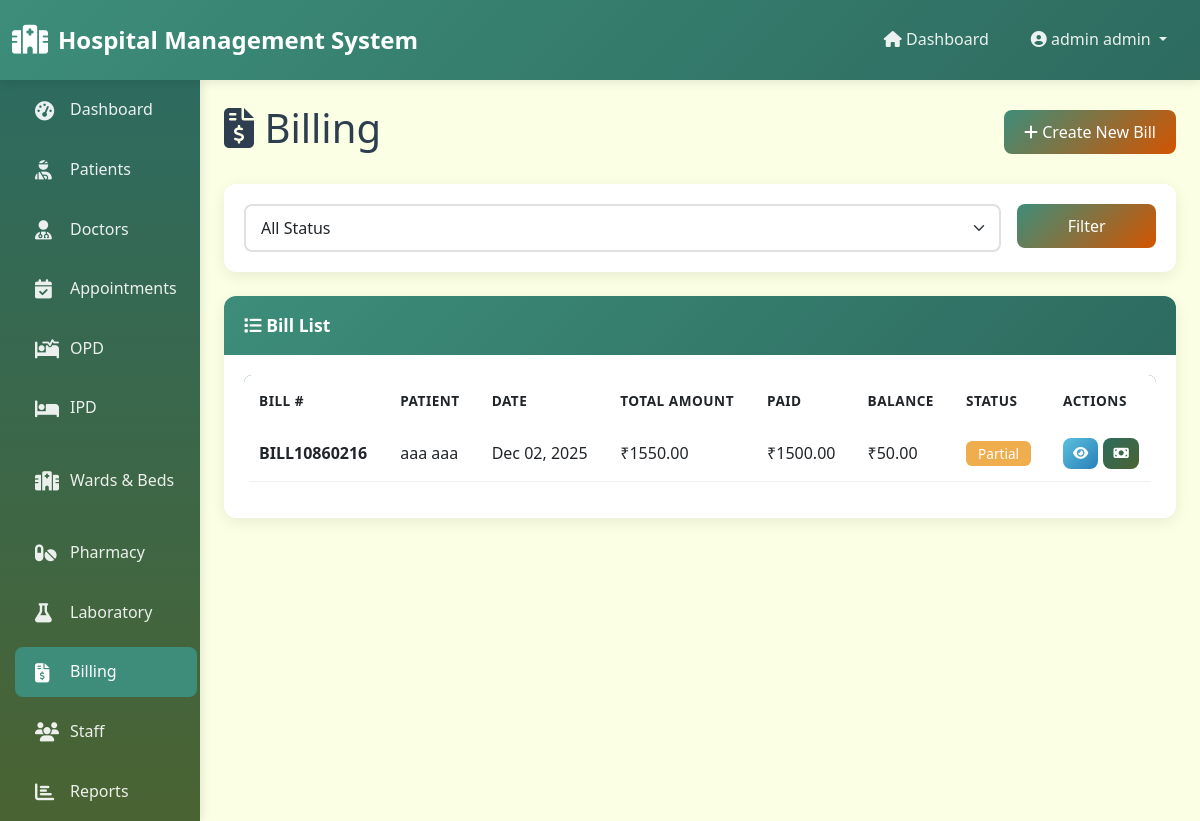
/billing/ (signed in), run on the app's committed database.
### core/models.py (models this page shows, shortened)
class Bill(models.Model):
    STATUS_CHOICES = [
        ('unpaid', 'Unpaid'),
        ('paid', 'Paid'),
        ('partial', 'Partial'),
    ]
    PAYMENT_METHOD_CHOICES = [
        ('cash', 'Cash'),
        ('card', 'Card'),
        ('upi', 'UPI'),
        ('insurance', 'Insurance'),
    ]
    bill_number = models.CharField(max_length=20, unique=True)
    patient = models.ForeignKey(Patient, on_delete=models.CASCADE)
    opd_record = models.ForeignKey(OPDRecord, on_delete=models.SET_NULL, null=True, blank=True)
    ipd_record = models.ForeignKey(IPDRecord, on_delete=models.SET_NULL, null=True, blank=True)
    consultation_fee = models.DecimalField(max_digits=10, decimal_places=2, default=0)
    room_charges = models.DecimalField(max_digits=10, decimal_places=2, default=0)
    medicine_charges = models.DecimalField(max_digits=10, decimal_places=2, default=0)
    lab_charges = models.DecimalField(max_digits=10, decimal_places=2, default=0)
    other_charges = models.DecimalField(max_digits=10, decimal_places=2, default=0)
    subtotal = models.DecimalField(max_digits=10, decimal_places=2, default=0)
    discount = models.DecimalField(max_digits=10, decimal_places=2, default=0)
    tax = models.DecimalField(max_digits=10, decimal_places=2, default=0)
    total_amount = models.DecimalField(max_digits=10, decimal_places=2, default=0)
    amount_paid = models.DecimalField(max_digits=10, decimal_places=2, default=0)
    balance = models.DecimalField(max_digits=10, decimal_places=2, default=0)
    status = models.CharField(max_length=20, choices=STATUS_CHOICES, default='unpaid')
    payment_method = models.CharField(max_length=20, choices=PAYMENT_METHOD_CHOICES, blank=True)
    created_by = models.ForeignKey(User, on_delete=models.SET_NULL, null=True)
    created_at = models.DateTimeField(auto_now_add=True)
    updated_at = models.DateTimeField(auto_now=True)

class Patient(models.Model):
    GENDER_CHOICES = [
        ('M', 'Male'),
        ('F', 'Female'),
        ('O', 'Other'),
    ]
    BLOOD_GROUP_CHOICES = [
        ('A+', 'A+'), ('A-', 'A-'),
        ('B+', 'B+'), ('B-', 'B-'),
        ('AB+', 'AB+'), ('AB-', 'AB-'),
        ('O+', 'O+'), ('O-', 'O-'),
    ]
    user = models.OneToOneField(User, on_delete=models.CASCADE, related_name='patient_profile', null=True, blank=True)
    patient_id = models.CharField(max_length=20, unique=True)
    first_name = models.CharField(max_length=100)
    last_name = models.CharField(max_length=100)
    gender = models.CharField(max_length=1, choices=GENDER_CHOICES)
    date_of_birth = models.DateField()
    blood_group = models.CharField(max_length=3, choices=BLOOD_GROUP_CHOICES)
    phone = models.CharField(max_length=15)
    email = models.EmailField(blank=True)
    address = models.TextField()
    emergency_contact = models.CharField(max_length=15)
    emergency_contact_name = models.CharField(max_length=100)
    medical_history = models.TextField(blank=True)
    allergies = models.TextField(blank=True)
    registered_date = models.DateTimeField(auto_now_add=True)
    updated_at = models.DateTimeField(auto_now=True)
    def get_full_name(self):
        return f"{self.first_name} {self.last_name}"

### core/views.py (the view)
# urls.py: path('billing/', views.bill_list, name='bill_list'),
@login_required
@admin_required
def bill_list(request):
    bills = Bill.objects.select_related('patient').all().order_by('-created_at')
    status_filter = request.GET.get('status', '')
    if status_filter:
        bills = bills.filter(status=status_filter)
    context = {
        'bills': bills,
        'status_filter': status_filter
    }
    return render(request, 'billing/bill_list.html', context)

### templates/billing/bill_list.html (shortened to what this page needs)
{% extends 'base.html' %}
{% load static %}
{% block content %}
<div class="fade-in">
    <div class="d-flex justify-content-between align-items-center mb-4">
        <h1><i class="fas fa-file-invoice-dollar"></i> Billing</h1>
        <a href="{% url 'bill_add' %}" class="btn btn-primary">
            <i class="fas fa-plus"></i> Create New Bill
        </a>
    </div>
    <div class="card mb-4">
        <div class="card-body">
            <form method="get" class="row g-3">
                <div class="col-md-10">
                    <select class="form-select" name="status">
                        <option value="">All Status</option>
                    </select>
                </div>
                <div class="col-md-2">
                    <button type="submit" class="btn btn-primary w-100">Filter</button>
                </div>
            </form>
        </div>
    </div>
    <div class="card">
        <div class="card-header">
            <i class="fas fa-list"></i> Bill List
        </div>
        <div class="card-body">
            {% if bills %}
            <div class="table-responsive">
                <table class="table table-hover">
                    <thead>
                        <tr>
                            <th>Bill #</th>
                            <th>Patient</th>
                            <th>Date</th>
                            <th>Total Amount</th>
                            <th>Paid</th>
                            <th>Balance</th>
                            <th>Status</th>
                            <th>Actions</th>
                        </tr>
                    </thead>
                    <tbody>
                        {% for bill in bills %}
                        <tr>
                            <td><strong>{{ bill.bill_number }}</strong></td>
                            <td>{{ bill.patient.get_full_name }}</td>
                            <td>{{ bill.created_at|date:"M d, Y" }}</td>
                            <td>₹{{ bill.total_amount|floatformat:2 }}</td>
                            <td>₹{{ bill.amount_paid|floatformat:2 }}</td>
                            <td>₹{{ bill.balance|floatformat:2 }}</td>
                            <td><span class="badge bg-{{ bill.status }}">{{ bill.get_status_display }}</span></td>
                            <td>
                                <div class="action-buttons">
                                    <a href="{% url 'bill_detail' bill.pk %}" class="btn btn-sm btn-info">
                                        <i class="fas fa-eye"></i>
                                    </a>
                                    {% if bill.status != 'paid' %}
                                    <a href="{% url 'bill_payment' bill.pk %}" class="btn btn-sm btn-success">
                                        <i class="fas fa-money-bill"></i>
                                    </a>
                                    {% endif %}
                                </div>
                            </td>
                        </tr>
                        {% endfor %}
                    </tbody>
                </table>
            </div>
            {% else %}
            <div class="text-center py-5">
                <i class="fas fa-file-invoice fa-3x text-muted mb-3"></i>
                <p class="text-muted">No bills found</p>
            </div>
            {% endif %}
        </div>
    </div>
</div>
{% endblock %}

### templates/base.html (shortened to what this page needs)
{% load static %}
<!DOCTYPE html>
<html lang="en">
<head>
    <link href="https://cdn.jsdelivr.net/npm/bootstrap@5.3.0/dist/css/bootstrap.min.css" rel="stylesheet">
    <link rel="stylesheet" href="https://cdnjs.cloudflare.com/ajax/libs/font-awesome/6.4.0/css/all.min.css">
    <link rel="stylesheet" href="{% static 'css/style.css' %}">
</head>
<body>
    {% if user.is_authenticated %}
    <nav class="navbar navbar-expand-lg navbar-dark">
        <div class="container-fluid">
            <a class="navbar-brand" href="{% url 'dashboard' %}">
                <i class="fas fa-hospital"></i>
                Hospital Management System
            </a>
            <div class="collapse navbar-collapse" id="navbarNav">
                <ul class="navbar-nav ms-auto">
                    <li class="nav-item">
                        <a class="nav-link" href="{% url 'dashboard' %}">
                            <i class="fas fa-home"></i> Dashboard
                        </a>
                    </li>
                    <li class="nav-item dropdown">
                        <a class="nav-link dropdown-toggle" href="#" id="navbarDropdown" role="button" data-bs-toggle="dropdown">
                            <i class="fas fa-user-circle"></i> {{ user.get_full_name|default:user.username }}
                        </a>
                    </li>
                </ul>
            </div>
        </div>
    </nav>
    <div class="container-fluid">
        <div class="row">
            <div class="col-md-2 p-0 sidebar">
                <nav class="nav flex-column">
                    <a class="nav-link {% if request.resolver_match.url_name == 'dashboard' or 'dashboard' in request.resolver_match.url_name %}active{% endif %}" href="{% url 'dashboard' %}">
                        <i class="fas fa-tachometer-alt"></i> Dashboard
                    </a>
                    {% if user.profile.role == 'admin' %}
                        <a class="nav-link {% if 'patient' in request.resolver_match.url_name %}active{% endif %}" href="{% url 'patient_list' %}">
                            <i class="fas fa-user-injured"></i> Patients
                        </a>
                        <a class="nav-link {% if 'doctor' in request.resolver_match.url_name %}active{% endif %}" href="{% url 'doctor_list' %}">
                            <i class="fas fa-user-md"></i> Doctors
                        </a>
                        <a class="nav-link {% if 'appointment' in request.resolver_match.url_name %}active{% endif %}" href="{% url 'appointment_list' %}">
                            <i class="fas fa-calendar-check"></i> Appointments
                        </a>
                        <a class="nav-link {% if 'opd' in request.resolver_match.url_name %}active{% endif %}" href="{% url 'opd_list' %}">
                            <i class="fas fa-procedures"></i> OPD
                        </a>
                        <a class="nav-link {% if 'ipd' in request.resolver_match.url_name %}active{% endif %}" href="{% url 'ipd_list' %}">
                            <i class="fas fa-bed"></i> IPD
                        </a>
                        <a class="nav-link {% if 'ward' in request.resolver_match.url_name or 'bed' in request.resolver_match.url_name %}active{% endif %}" href="{% url 'ward_list' %}">
                            <i class="fas fa-hospital-alt"></i> Wards & Beds
                        </a>
                        <a class="nav-link {% if 'medicine' in request.resolver_match.url_name %}active{% endif %}" href="{% url 'medicine_list' %}">
                            <i class="fas fa-pills"></i> Pharmacy
                        </a>
                        <a class="nav-link {% if 'lab' in request.resolver_match.url_name %}active{% endif %}" href="{% url 'lab_test_list' %}">
                            <i class="fas fa-flask"></i> Laboratory
                        </a>
                        <a class="nav-link {% if 'bill' in request.resolver_match.url_name %}active{% endif %}" href="{% url 'bill_list' %}">
                            <i class="fas fa-file-invoice-dollar"></i> Billing
                        </a>
                        <a class="nav-link {% if 'staff' in request.resolver_match.url_name or 'attendance' in request.resolver_match.url_name %}active{% endif %}" href="{% url 'staff_list' %}">
                            <i class="fas fa-users"></i> Staff
                        </a>
                        <a class="nav-link {% if 'report' in request.resolver_match.url_name %}active{% endif %}" href="{% url 'reports_dashboard' %}">
                            <i class="fas fa-chart-bar"></i> Reports
                        </a>
                    {% endif %}
                </nav>
            </div>
            <div class="col-md-10 p-4">
                {% block content %}{% endblock %}
            </div>
        </div>
    </div>
    {% else %}
        {% block login_content %}{% endblock %}
    {% endif %}
</body>
</html>

### static/css/style.css (style rules this page uses)
:root { --primary-color: #3D8D7A; --secondary-color: #2D6B5F; --accent-color: #B3D8A8; --light-color: #FBFFE4; --dark-color: #1a3a33; --text-color: #2c3e50; --border-color: #d4e8d8; --success-color: #3D8D7A; --danger-color: #d9534f; --warning-color: #f0ad4e; --info-color: #5bc0de; }
* { margin: 0; padding: 0; box-sizing: border-box; }
body { font-family: 'Segoe UI', Tahoma, Geneva, Verdana, sans-serif; background-color: var(--light-color); color: var(--text-color); line-height: 1.6; }
.navbar { background: linear-gradient(135deg, var(--primary-color), var(--secondary-color)) !important; box-shadow: 0 2px 10px rgba(0,0,0,0.1); padding: 1rem 0; }
.navbar-brand { font-weight: 700; font-size: 1.5rem; color: white !important; display: flex; align-items: center; gap: 10px; }
.navbar-brand i { font-size: 1.8rem; }
.navbar-nav .nav-link { color: rgba(255,255,255,0.9) !important; font-weight: 500; padding: 0.5rem 1rem !important; transition: all 0.3s ease; border-radius: 5px; margin: 0 5px; }
.sidebar { background: linear-gradient(180deg, var(--secondary-color), #4a6332); min-height: calc(100vh - 76px); padding: 20px 0; box-shadow: 2px 0 10px rgba(0,0,0,0.1); }
.sidebar .nav-link { color: rgba(255,255,255,0.9); padding: 12px 20px; margin: 5px 15px; border-radius: 8px; transition: all 0.3s ease; display: flex; align-items: center; gap: 10px; }
.sidebar .nav-link.active { background-color: var(--primary-color); color: white; }
.sidebar .nav-link i { font-size: 1.2rem; width: 25px; }
.card { border: none; border-radius: 12px; box-shadow: 0 4px 15px rgba(0,0,0,0.08); transition: all 0.3s ease; margin-bottom: 20px; }
.card-header { background: linear-gradient(135deg, var(--primary-color), var(--secondary-color)); color: white; border: none; border-radius: 12px 12px 0 0 !important; padding: 15px 20px; font-weight: 600; font-size: 1.1rem; }
.card-body { padding: 20px; }
.btn { border-radius: 8px; padding: 10px 20px; font-weight: 500; transition: all 0.3s ease; border: none; }
.btn-primary { background: linear-gradient(135deg, var(--primary-color), #d35400); color: white; }
.btn-success { background: linear-gradient(135deg, var(--secondary-color), #4a6332); color: white; }
.btn-info { background: linear-gradient(135deg, var(--info-color), #2980b9); color: white; }
.table { background: white; border-radius: 8px; overflow: hidden; }
.table thead { background: linear-gradient(135deg, var(--secondary-color), #4a6332); color: white; }
.table thead th { border: none; padding: 15px; font-weight: 600; text-transform: uppercase; font-size: 0.85rem; letter-spacing: 0.5px; }
.table tbody tr { transition: all 0.3s ease; }
.table tbody td { padding: 12px 15px; vertical-align: middle; border-bottom: 1px solid #f0f0f0; }
.form-control, .form-select { border: 2px solid #e0e0e0; border-radius: 8px; padding: 10px 15px; transition: all 0.3s ease; }
.badge { padding: 6px 12px; border-radius: 6px; font-weight: 500; font-size: 0.85rem; color: white !important; }
.badge.bg-partial { background-color: #f0ad4e !important; }
.action-buttons { display: flex; gap: 5px; }
.action-buttons .btn { padding: 5px 10px; font-size: 0.85rem; }
.fade-in { animation: fadeIn 0.5s ease-in-out; }

### data on the page
Bill: bill_number "BILL10860216", patient.get_full_name "aaa aaa", created_at "Dec 02, 2025", total_amount "1550.00", amount_paid "1500.00", balance "50.00", status "Partial"

### other printed values
{{ user.get_full_name|default:user.username }} "admin admin"
